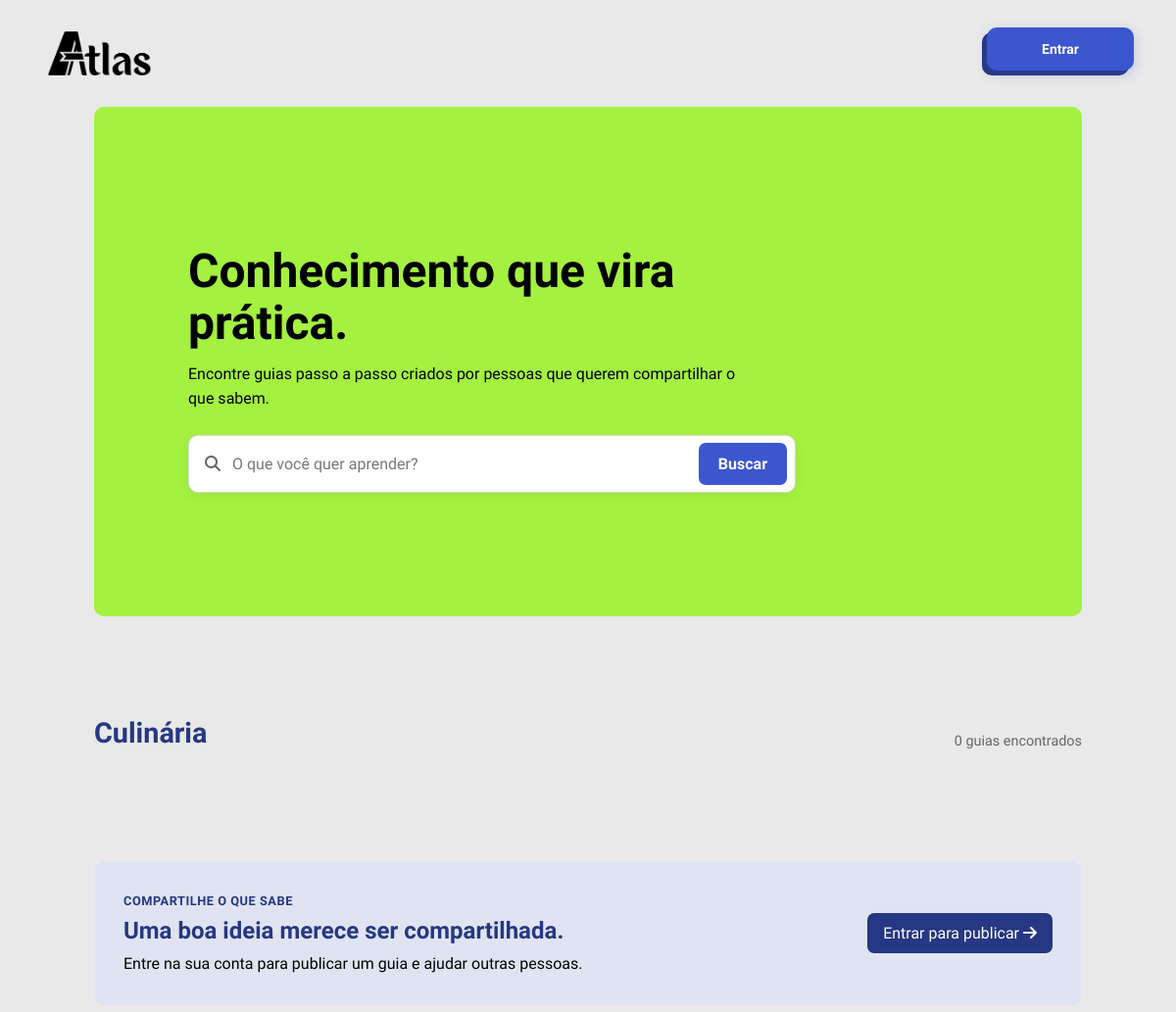
The app's page /guias_Culinária.php (upper part), older data.
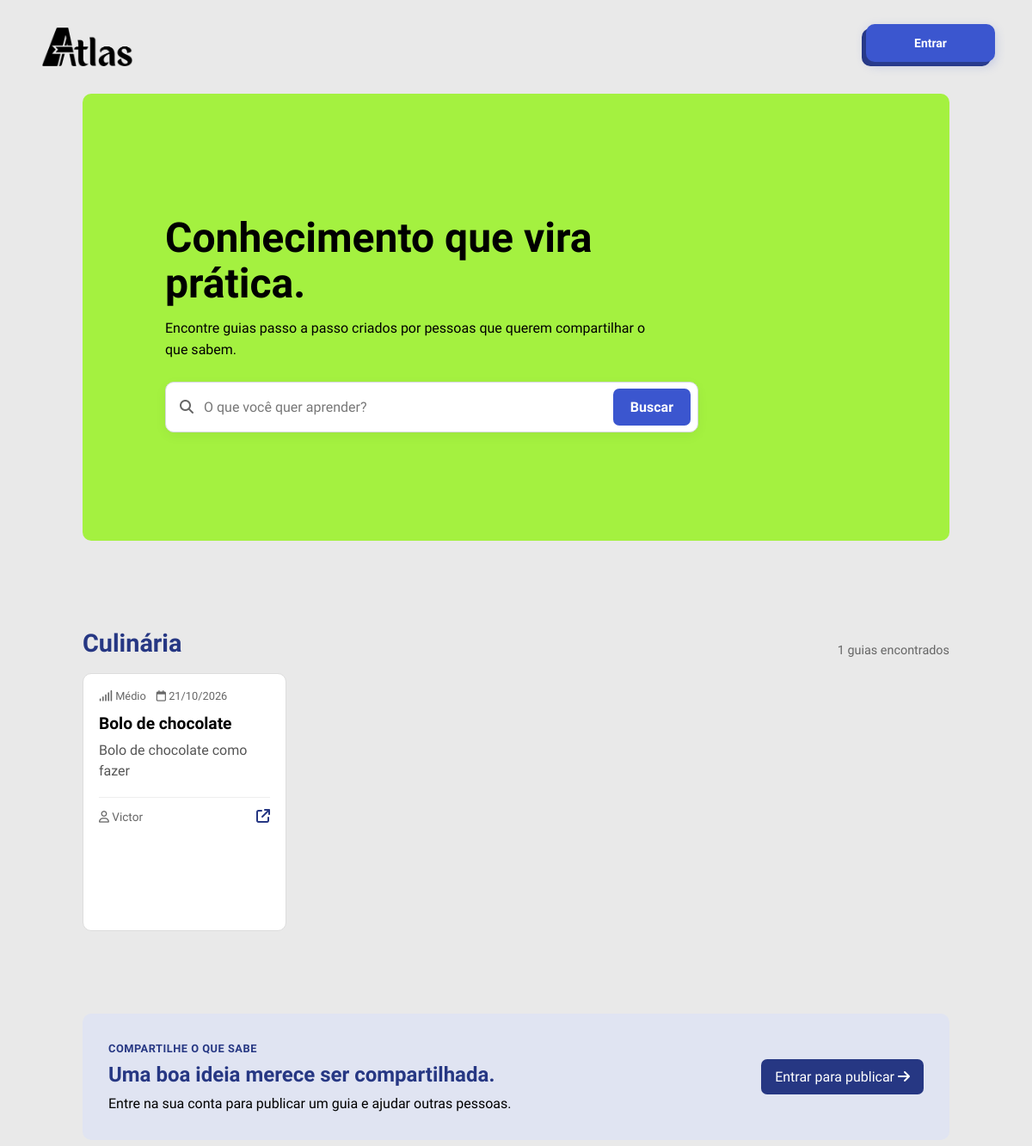
The same page, newer data.
### tables this page shows
CREATE TABLE `guia` (
  `id_guia` int(11) NOT NULL,
  `id_usuario` int(11) NOT NULL,
  `titulo` varchar(200) NOT NULL,
  `descricao` text NOT NULL,
  `categoria` enum('Culinária','Casa','Limpeza','Finanças','Trabalho','Educação','Saúde','Automóveis','Transporte','Tecnologia','Jardinagem','Moda','Cuidados','Manutenção','Compras') NOT NULL,
  `dificuldade` enum('Fácil','Médio','Difícil') NOT NULL,
  `capa` blob NOT NULL,
  `foto` blob NOT NULL,
  `video` mediumblob NOT NULL,
  `data_criacao` date NOT NULL DEFAULT current_timestamp(),
  `data_atualizacao` datetime DEFAULT NULL
);

CREATE TABLE `usuario` (
  `id_usuario` int(11) NOT NULL,
  `foto` blob DEFAULT NULL,
  `nome` varchar(100) NOT NULL,
  `email` varchar(150) NOT NULL,
  `senha` varchar(255) NOT NULL,
  `preferencia` enum('Culinária','Casa','Limpeza','Finanças','Trabalho','Educação','Saúde','Automóveis','Transporte','Tecnologia','Jardinagem','Moda','Cuidados','Manutenção','Compras') NOT NULL,
  `nivel` enum('1','2','3','') NOT NULL DEFAULT '3',
  `estado` enum('ativo','inativo','','') NOT NULL DEFAULT 'ativo',
  `data_criacao` datetime NOT NULL DEFAULT current_timestamp()
);

### guias_Culinária.php (the view, shortened to what the changed rows need)
<?php
require_once __DIR__ . '/conexao.php';
$busca = $_GET['busca'] ?? '';
$pagina = max(1, (int)($_GET['pagina'] ?? 1));
$porPagina = 9;
$inicio = ($pagina - 1) * $porPagina;
if (isset($_POST['busca'])) {
    $sql = "SELECT COUNT(*) AS total FROM guia
        WHERE titulo LIKE '%$busca%' OR descricao LIKE '%$busca%'";
    $resultadoTotal = $conn->query($sql);
    $total = mysqli_fetch_assoc($resultadoTotal)['total'];
} else {
    $sql = "SELECT COUNT(*) AS total FROM guia
        WHERE categoria = 'Culinária'";
    $resultadoTotal = $conn->query($sql);
    $total = mysqli_fetch_assoc($resultadoTotal)['total'];
}
if (isset($_POST['busca'])) {
    $sql = "SELECT g.id_guia, g.titulo, g.descricao, g.categoria, g.dificuldade,
               g.data_criacao, u.nome AS autor
        FROM guia g
        LEFT JOIN usuario u ON u.id_usuario = g.id_usuario
        WHERE g.titulo LIKE '%$busca%' OR g.descricao LIKE '%$busca%'
        ORDER BY g.data_criacao DESC
        LIMIT $porPagina OFFSET $inicio";
    $resultado = $conn->query($sql);
} else {
    $sql = "SELECT g.id_guia, g.titulo, g.descricao, g.categoria, g.dificuldade,
               g.data_criacao, u.nome AS autor
        FROM guia g
        LEFT JOIN usuario u ON u.id_usuario = g.id_usuario
        WHERE g.categoria = 'Culinária'
        ORDER BY g.data_criacao DESC
        LIMIT $porPagina OFFSET $inicio";
    $resultado = $conn->query($sql);
}
function h($valor): string
{
    return htmlspecialchars((string)$valor, ENT_QUOTES, 'UTF-8');
}
?>
<!DOCTYPE html>
<html lang="pt-br">
<head>
    <link rel="stylesheet" href="https://cdnjs.cloudflare.com/ajax/libs/font-awesome/6.4.0/css/all.min.css">
    <link rel="stylesheet" href="css/guias.css">
</head>
<body>
    <main class="pagina-guias">
        <section class="hero-guias">
            <div class="hero-conteudo">
                <h1>Conhecimento que vira prática.</h1>
            </div>
        </section>
        <section class="resultados-guias">
            <div class="titulo-secao titulo-resultados">
                <div>
                    <h2>Culinária</h2>
                </div>
                <span class="contador-guias"><?= $total ?> <?= $total === 1 ? 'guia encontrado' : 'guias encontrados' ?></span>
            </div>
            <?php if ($total === 0): ?>
                <div class="estado-vazio">
                    <i class="fa-regular fa-folder-open"></i>
                    <h3>Nenhum guia encontrado</h3>
                    <p>Tente buscar por outro termo.</p>
                    <a href="guias.php">Limpar filtros</a>
                </div>
            <?php else: ?>
                <div class="grade-guias">
                    <?php while ($guia = $resultado->fetch_assoc()): ?>
                        <a class="cartao-guia" href="guia.php?id=<?= (int)$guia['id_guia'] ?>">
                            <div class="conteudo-cartao">
                                <div class="metadados-cartao">
                                    <span><i class="fa-solid fa-signal"></i> <?= h($guia['dificuldade']) ?></span>
                                    <span><i class="fa-regular fa-calendar"></i> <?= h(date('d/m/Y', strtotime($guia['data_criacao']))) ?></span>
                                </div>
                                <h3><?= h($guia['titulo']) ?></h3>
                                <p><?= h(mb_strimwidth(trim($guia['descricao']), 0, 118, '…', 'UTF-8')) ?></p>
                                <div class="rodape-cartao">
                                    <span class="autor-guia"><i class="fa-regular fa-user"></i> <?= h($guia['autor'] ?: 'Comunidade ATLAS') ?></span>
                                    <span class="abrir-guia" aria-label="Abrir guia"><i class="fa-solid fa-arrow-up-right-from-square"></i></span>
                                </div>
                            </div>
                        </a>
                    <?php endwhile; ?>
                </div>
            <?php endif; ?>
        </section>
        <?php if (!isset($_SESSION['id'])): ?>
            <section class="convite-criar">
                <div><span class="sobretitulo">COMPARTILHE O QUE SABE</span>
                    <h2>Uma boa ideia merece ser compartilhada.</h2>
                </div>
            </section>
        <?php endif; ?>
    </main>
</body>
</html>

Row changes from the older to the newer data that the page shows:
added guia: dificuldade "Médio", data_criacao "21/10/2026", titulo "Bolo de chocolate", descricao "Bolo de chocolate como fazer", id_usuario.nome "Victor"
Text that changed along with them:
$total: "0" → "1"
